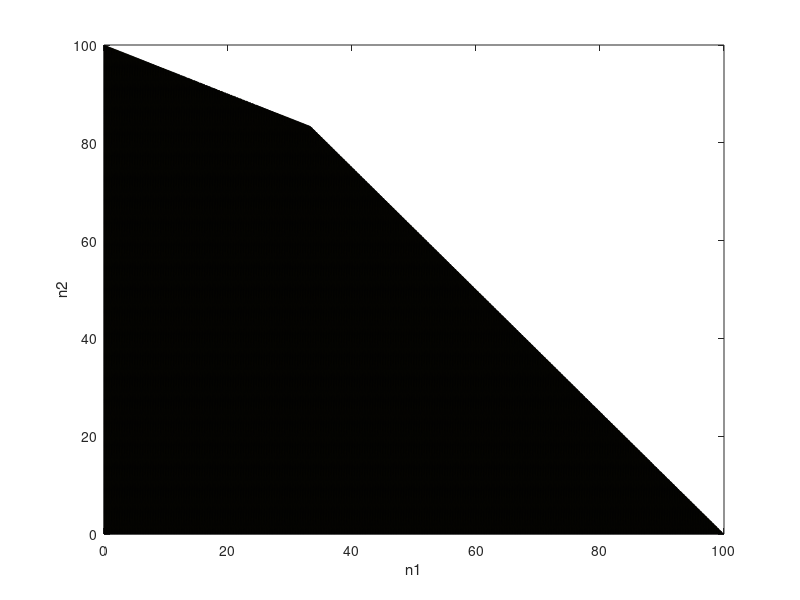

MATLAB code to generate this figure:
clc 
clear all

[n1 , n2] = meshgrid(0:0.1:100 , 0:0.1:100);

[a,b] = size(n1);

for i = 1:a
    for j = 1:b
        F(i,j) = -200*n1(i,j) - 300*n2(i,j);
    end
end

v = [-5000 -10000 -15000 -20000 -25000 -30000 -35000 -40000 -50000];

figure
[c,h] = contour(n1,n2,F,v);
clabel(c,h);
xlabel("n1");
ylabel("n2");

hold on

g1 = (n1/100 + n2*4/500 - 1 <= 0) & (n1/200 + n2/100 - 1 <= 0) & (-n1 <= 0) & (-n2 <= 0);
g1 = double(g1);
g1(g1 == 0) = NaN;
surf(n1,n2,g1)
